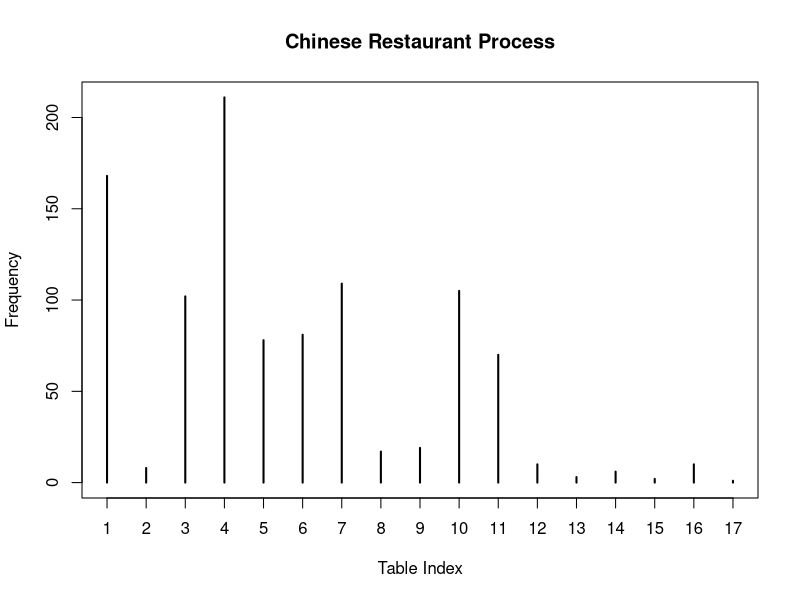
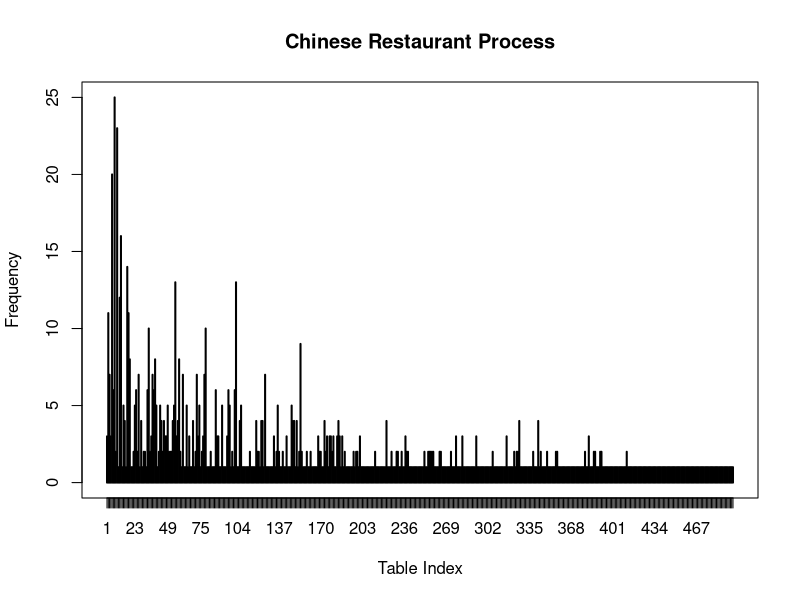

The R source for these figures, in order: (Note: this script raises an error after producing the figures.)


# Data generating  --------------------------------------------------------


#' DPMM_CRP
#' Dirichlet Process Mixture Model generating by Dirichlet process (CRP generating method)
#'
#' @param num_customers number of customers in total
#' @param theta concentration parameter in Dirichlet process
#'
#' @return
#' @export
#'
#' @examples
DPMM_CRP <- function(num_customers, theta) {
  table_ID <- c(1); table_Customers <- c(1)
  Center_TRUE <- rnorm(1, 0, 2); Center <- c(Center_TRUE)
  next.table <- 2; X <- rnorm(1, Center_TRUE[1], 1)
  for (i in 2:num_customers) {
    if (runif(1,0,1) < (theta) / (i - 1 + theta)) {
      # Add a new ball color/ table
      table_ID <- c(table_ID, next.table)
      table_Customers <- c(table_Customers, 1)
      Center_TRUE[next.table] <- rnorm(1, 0, 2)
      X[i] <- rnorm(1, Center_TRUE[next.table], 1)
      Center[i] <- Center_TRUE[next.table]
      next.table <- next.table+1
    } else {
      # Pick out a ball from the urn, and add back a
      # ball of the same color.
      # The nth customer chooses the first unoccupied table with probability
      # α/(n−1+α), and an occupied table with probability c/(n−1+α), where c is the
      # number of people sitting at that table.
      # select.table <- table_ID[sample(1:length(table_ID), 1)]
      
      Draw_Rand <- runif(1, 0, 1)
      select_table <- min(which(cumsum(table_Customers/(i-1))>=Draw_Rand))
      
      table_Customers[select_table] <- table_Customers[select_table] + 1
      X[i] <- rnorm(1, Center_TRUE[select_table], 1)
      Center[i] <- Center_TRUE[select_table]
      table_ID <- c(table_ID, select_table)
    }
  }
  DPMM <- data.frame(Table_ID=table_ID, X=X, Center = Center)
  return(DPMM)
}

# Test
Test1 <- DPMM_CRP(200, 2)
(table(Test1$Table_ID))
table(Test1$Center)

2*log(200)

plot(
  table( DPMM_CRP(num_customers = 1000, 2)$Table_ID )
  ,xlab="Table Index", ylab="Frequency", 
  main = "Chinese Restaurant Process"
)
# Test

#' DPMM_PitmanYor
#' Dirichlet Process Mixture Model generating by Pitman-Yor process (CRP generating method)
#'
#' @param num_customers number of customers in total
#' @param theta concentration parameter in Dirichlet process
#' @param alpha is discount parameter in Pitman-Yor process
#'
#' @return
#' @export
#'
#' @examples
PitmanYorPMM_CRP <- function(num_customers, theta, alpha) {
  table_ID <- c(1); table_Customers <- c(1)
  Center_TRUE <- rnorm(1, 0, 2)
  next.table <- 2; X <- rnorm(1, Center_TRUE[1], 1)
  for (i in 2:num_customers) {
    if (runif(1,0,1) < (theta+length(table_ID) * alpha) / (i - 1 + theta)) {
      # if (runif(1,0,1) < (theta+length(table) * beta) / (theta + i)) {
      # Add a new ball color/ table
      table_ID <- c(table_ID, next.table)
      table_Customers <- c(table_Customers, 1)
      Center_TRUE[table_ID] <- rnorm(1, 0, 2)
      X[i] <- rnorm(1, Center_TRUE[table_ID], 1)
      next.table <- next.table+1
    } else {
      # Pick out a ball from the urn, and add back a
      # ball of the same color.
      # The nth customer chooses the first unoccupied table with probability
      # α/(n−1+α), and an occupied table with probability c/(n−1+α), where c is the
      # number of people sitting at that table.
      # select.table <- table_ID[sample(1:length(table_ID), 1)]
      
      Draw_Rand <- runif(1, 0, 1)
      select_table <- min(which(cumsum(table_Customers/(i-1))>=Draw_Rand))
      
      table_Customers[select_table] <- table_Customers[select_table] + 1
      X[i] <- rnorm(1, Center_TRUE[select_table], 1) # could be change based on base measure
      table_ID <- c(table_ID, select_table)
    }
  }
  DPMM <- data.frame(Table_ID=table_ID, X=X)
  return(DPMM)
}

# Test
(table(PitmanYorPMM_CRP(200, 2, 0.1)$Table_ID))
2*log(200)

plot(
  table( PitmanYorPMM_CRP(num_customers = 1000, 2, 0.5)$Table_ID )
  ,xlab="Table Index", ylab="Frequency",main = "Chinese Restaurant Process"
)
# Test


# Inference Algorithm -----------------------------------------------------


# Gibbs Sampling: Algorithm 1 ---------------------------------------------

#' Covg_M 
#' is a function to show the convergence of Algorithm 1 or 3 in Neal, R. M. (2000). 
#' Markov chain sampling methods for Dirichlet process mixture models. 
#' Journal of computational and graphical statistics, 9(2), 249-265.
#'
#' @param Ser_M 
#' @param y 
#'
#' @return
#' @export
#'
#' @examples
Covg_M <- function(Ser_M, y) {
  n_y <- length(y)
  Num_Table <- rep(NA, length(Ser_M))
  # y <- Tables$X
  alpha <- 2
  ini_theta <- runif(n_y, 0, 1) #rep(0.1, n_y)
  q <- F_yiTi <- matrix(NA, nrow = n_y, ncol = n_y)
  cumuProb <- matrix(NA, nrow = n_y, ncol = n_y+1)
  Int <- rep(NA, n_y)
  theta <- select_theta <- b <- r <- c()
  for (m in 1:max(Ser_M)) {
    for (i in 1:n_y) {
      F_yiTi[i, ] <- 1/sqrt(2*pi) * exp(-1/2 * (y[i] - ini_theta)^2)
      Int[i] <- 1/sqrt(6 * pi) * exp(-1/6 * (y[i])^2)
      b[i] <- 1/(sum(F_yiTi[i,-c(i)]) + alpha * Int[i])
      q[i, ] <- b[i] * F_yiTi[i, ]
      r[i] <- b[i] * alpha * Int[i]
      # cumuProb[i, ] <- cumulateP(c(q[i,-c(i)], r[i]), n_y)
      # select_theta[i] <- max(which(cumuProb[i, ] <= runif(1,0,1)))
      Draw_Rand <- runif(1, 0, 1)
      select_theta[i] <- min(which(cumsum( c(q[i,-c(i)], r[i]) ) >= Draw_Rand))
      
      if (select_theta[i] > (n_y-1)) {
        theta[i] <- rnorm(1, 2/3 * y[i], sd = sqrt(2/3))
      } else {
        theta[i] <- (ini_theta[-c(i)])[select_theta[i]]
      }
    }
    ini_theta <- theta
    Ser_ID <- which(Ser_M==m)
    if (length(Ser_ID)!=0) {
      Num_Table[Ser_ID] <- length(unique(theta))
    }
  }
  list(NTables=data.frame(M=Ser_M, Tables=Num_Table), End_Tables=theta)
}

Ser_M <- c(20000)
DPMM_Data <- DPMM_CRP(100, 2)
y <- DPMM_Data$X
Test1 <- Covg_M(Ser_M, y)
Test1$NTables; table(DPMM_Data$Table_ID)

table(Test1$End_Tables);
table(DPMM_Data$Center)

# Gibbs Sampling: Algorithm 3 ---------------------------------------------

# Algorithm2 --------------------------------------------------------------
Ser_M <- c(1:50,100, 200)
Ser_M <- 10
DPMM_Data <- DPMM_CRP(1000, 2)
y <- DPMM_Data$X

n_y <- length(y)
Num_Table <- rep(NA, length(Ser_M))

alpha <- 2
ini_Table <- rep(1, n_y) ##c(1:n_y) 

Int <- rep(NA, n_y)
select_Table <- b <- r <- c()
Table <- matrix(NA, nrow = Ser_M, ncol = n_y)
for (m in 1:Ser_M) {
  for (i in 1:n_y) {
    # i <- +1
    n_ic <- table(ini_Table[-i])
    q <- Int_c <- matrix(NA, nrow = 1, ncol = dim(n_ic))
    cumuProb <- matrix(NA, nrow = 1, ncol = dim(n_ic)+2)
    # <- matrix(NA, nrow = n_y, ncol = dim(n_ic)+2)
    for (j in 1:dim(n_ic)) {
      sum_yj <- sum(y[ini_Table==n_ic[j]][-i])
      sum_yj2 <- sum((y[ini_Table==n_ic[j]][-i])^2)
      Int_c[1, j] <- n_ic[j]/(n_y-1+alpha) * (sqrt(3))^(n_ic[j]-1) / (sqrt(2*pi* (2*n_ic[j]+1)^3)) * 
        (2 * sum_yj - (2 * n_ic[j] -1) * y[i]) *
        exp((2 * n_ic[j] + 1)/4 * (2*(y[i] + sum_yj)/(2*n_ic[j]+1))^2 - 0.5 * (y[i])^2 - 1/3 * sum_yj2)
    }
    Int[i] <- alpha/(n_y-1+alpha) * 1/sqrt(6 * pi) * exp(-1/6 * (y[i])^2)
    b[i] <- 1/(sum(Int_c[1,]) + Int[i])
    q[1, ] <- b[i] * Int_c[1, ]
    r[i] <- b[i] *  Int[i]
    cumuProb[1, ] <- cumulateP(c(q[1,], r[i]), N = (dim(n_ic)+1))
    select_Table[i] <- max(which(cumuProb[1, ] <= runif(1,0,1)))
    if (select_Table[i] <= dim(n_ic)) {
      ini_Table[i] <- as.numeric(names(n_ic[select_Table[i]]))
    }  
    # if (select_Table[i] > (n_y-1)) {
    #   Table[i] <- rnorm(1, 2/3 * y[i], sd = sqrt(2/3))
    # } else {
    #   Table[i] <- (ini_Table[-c(i)])[select_Table[i]]
    # }
  }
  Table[m, ] <- ini_Table
  Ser_ID <- which(Ser_M==m)
  if (length(Ser_ID)!=0) {
    Num_Table[Ser_ID] <- length(unique(Table))
  }
}
unique(Table[Ser_M,])

